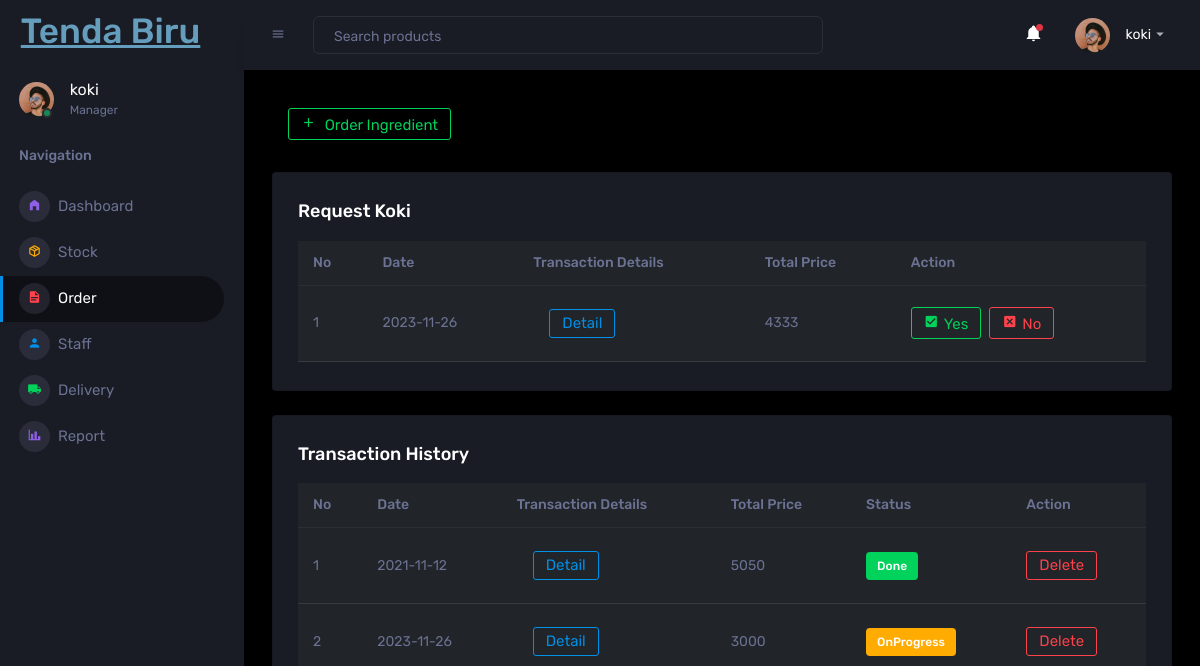
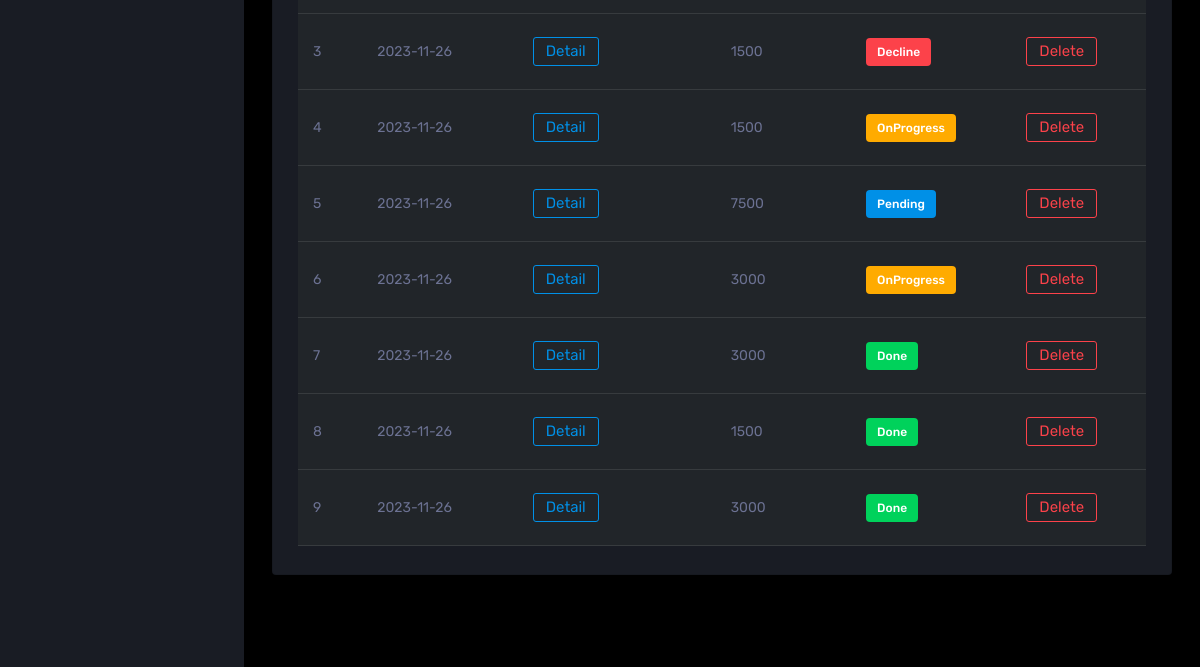
Page /pages/manager/order.php (signed in) on the earlier database version (2 pictures, top to bottom).
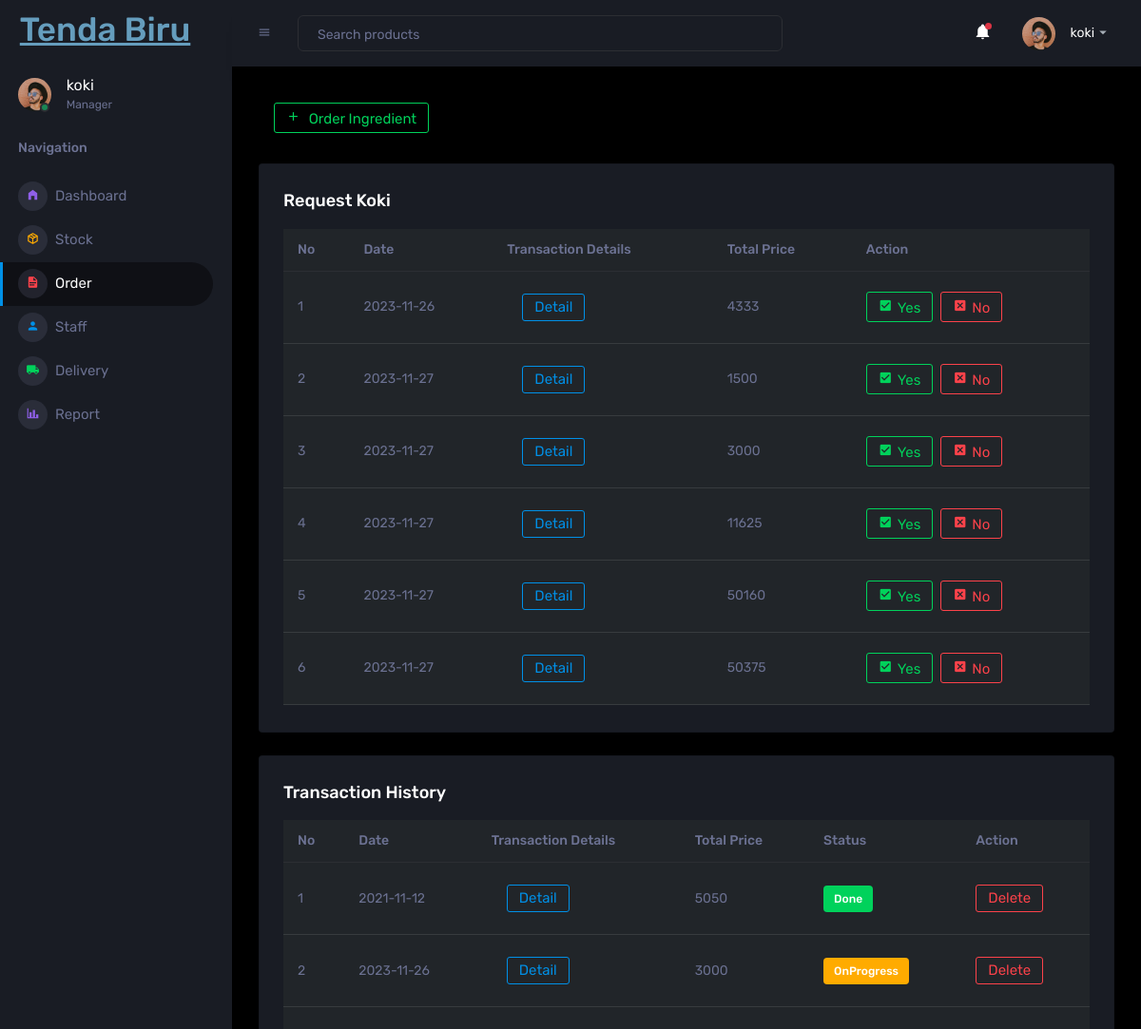
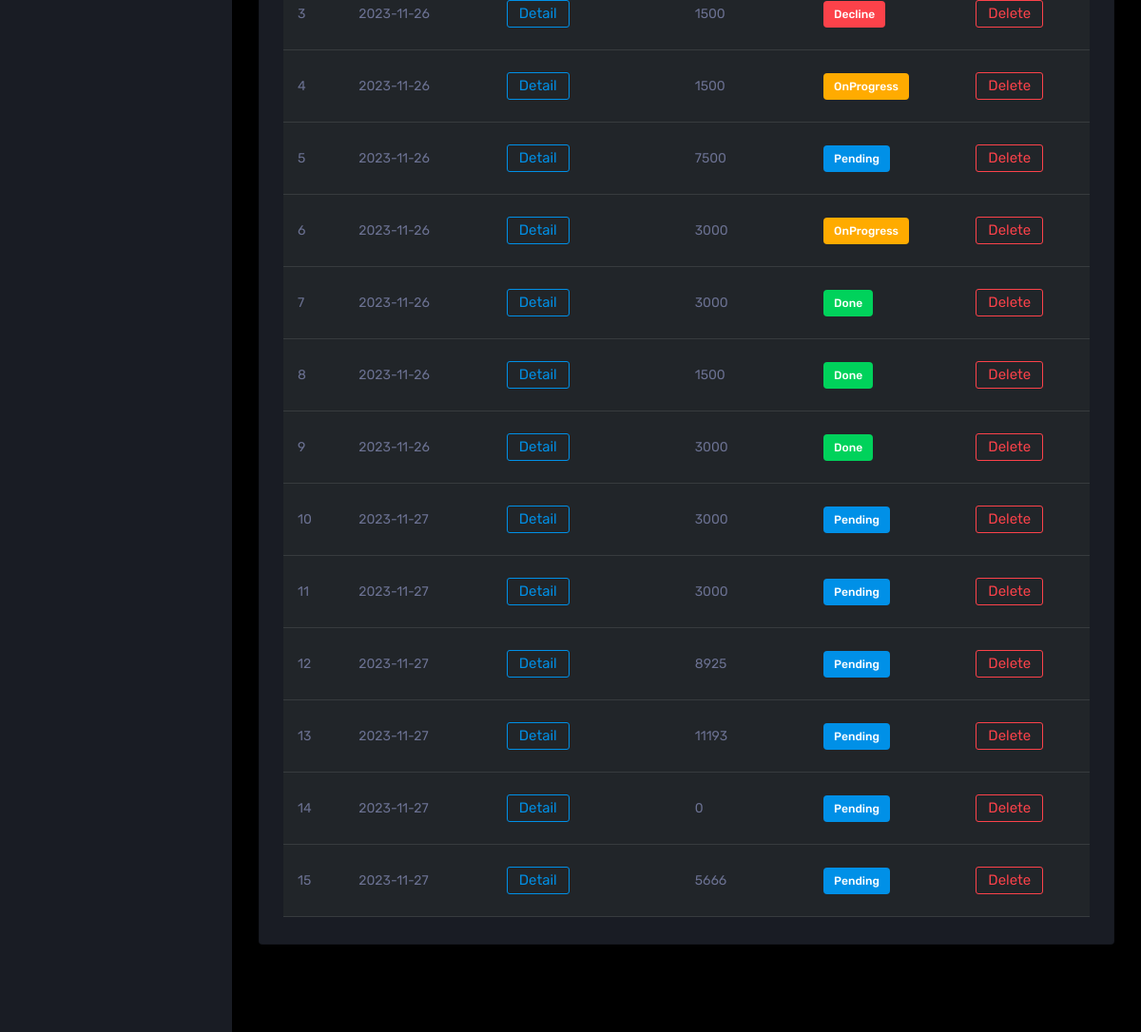
Same page on the later database version (2 pictures, top to bottom).
### tables this page shows
CREATE TABLE IF NOT EXISTS `transaksi` (
  `idTransaksi` int(11) NOT NULL AUTO_INCREMENT,
  `tanggalTransaksi` date DEFAULT NULL,
  `totalHarga` int(11) DEFAULT NULL,
  `status` int(11) DEFAULT NULL,
  `statusReq` int(11) DEFAULT NULL,
  `isKokiReq` int(11) DEFAULT NULL,
  PRIMARY KEY (`idTransaksi`)
);

### pages/manager/functions.php (called while the page is built, shortened)
<?php
	$conn = mysqli_connect("localhost", "root", "", "db_tendabiru");
	function read_data($query){
		$transaksi = [];
		global $conn;
		$result = mysqli_query($conn, $query);
		while ($data = mysqli_fetch_assoc($result)){
			$transaksi[] = $data;
		}
		return $transaksi;
	}
?>

### pages/manager/order.php (the view, shortened to what the changed rows need)
<?php
require 'functions.php';
$reqtransaksi = read_data("SELECT *
              FROM transaksi
              WHERE
              statusReq=0 AND
              status IN (0,1,2,3,4) AND
              isKokiReq=1");
$riwayattransaksi = read_data("SELECT *
                  FROM transaksi
                  WHERE
                  statusReq=1 AND
                  status IN (0,1,2,3,4)");
$status = ["0"=>"Unapprove", "1"=>"Pending", "2"=>"OnProgress", "3"=>"Done", "4"=>"Decline"];
$statusclass = ["0"=>"badge badge-light",
                "1"=>"badge badge-primary",
                "2"=>"badge badge-warning",
                "3"=>"badge badge-success",
                "4"=>"badge badge-danger"];
?>
<!DOCTYPE html>
<html lang="en">
  <head>
    <link rel="stylesheet" href="../../assets/vendors/mdi/css/materialdesignicons.min.css">
    <link rel="stylesheet" href="../../assets/vendors/css/vendor.bundle.base.css">
    <link rel="stylesheet" href="../../assets/css/style.css">
  </head>
  <body>
    <div class="container-scroller">
      <nav class="sidebar sidebar-offcanvas" id="sidebar">
        <div class="sidebar-brand-wrapper d-none d-lg-flex align-items-center justify-content-center fixed-top">
            <a class="sidebar-brand brand-logo" href="../../index.php" style="color: #659DBD;"><h1>Tenda Biru</h1></a>
        </div>
      </nav>
      <div class="container-fluid page-body-wrapper">
        <div class="main-panel">
          <div class="content-wrapper">
            <div class="row">
              <div class="col-lg-12 grid-margin stretch-card">
                <div class="card">
                  <div class="card-body">
                    <div class="table-responsive">
                      <table class="table table-dark">
                        <thead>
                          <tr>
                            <th> No </th>
                            <th> Date </th>
                            <th> Transaction Details </th>
                            <th> Total Price </th>
                            <th> Action </th>
                          </tr>
                        </thead>
                        <tbody>
                          <?php $no = 1 ?>
                          <?php foreach ($reqtransaksi as $trs) : ?>
                          <tr>
                            <td>
                              <?= $no ?>
                            </td>
                            <td>
                              <?= $trs["tanggalTransaksi"] ?>
                            </td>
                            <td>
                              <a class="nav-link" href="orderdetail.php?id=<?= $trs["idTransaksi"]?>">
                                <button type="button" class="btn btn-outline-primary btn-icon-text"> Detail </button>
                              </a>
                              </td>
                            <td><?= $trs["totalHarga"]; ?></td>
                            <td>
                            <div class="d-grid gap-2 d-md-flex justify-content-md-start" >
                            <button type="button" class="btn btn-outline-success btn-icon-text">
                            <i class="mdi mdi-checkbox-marked"></i>Yes</button>
                            <button type="button" class="btn btn-outline-danger btn-icon-text">
                            <i class="mdi mdi-close-box"></i>No</button>
                            </div>
                            </td>
                          </tr>
                          <?php $no++ ?>
                          <?php endforeach; ?>
                        </tbody>
                      </table>
                    </div>
                  </div>
                </div>
              </div>
              <div class="col-lg-12 grid-margin stretch-card">
                <div class="card">
                  <div class="card-body">
                    <div class="table-responsive">
                      <table class="table table-dark">
                        <thead>
                          <tr>
                            <th> No </th>
                            <th> Date </th>
                            <th> Transaction Details </th>
                            <th> Total Price </th>
                            <th> Status </th>
                            <th> Action </th>
                          </tr>
                        </thead>
                        <tbody>
                          <?php $no = 1 ?>
                          <?php foreach ($riwayattransaksi as $trs) : ?>
                          <tr>
                            <td>
                              <?= $no ?>
                            </td>
                            <td>
                              <?= $trs["tanggalTransaksi"] ?>
                            </td>
                            <td>
                              <a class="nav-link" href="orderdetail.php?id=<?= $trs["idTransaksi"]?>">
                                <button type="button" class="btn btn-outline-primary btn-icon-text"> Detail </button>
                              </a>
                            </td>
                            <td>
                              <?= $trs["totalHarga"]; ?>
                            </td>
                            <td>
                                <label class="<?= $statusclass[$trs['status']] ?>"><?= $status[$trs["status"]] ?></label>
                            </td>
                            <td>
                                <button type="button" class="btn btn-outline-danger btn-icon-text"> Delete </button>
                            </td>
                          </tr>
                          <?php $no++ ?>
                          <?php endforeach; ?>
                        </tbody>
                      </table>
                    </div>
                  </div>
                </div>
              </div>
        </div>
      </div>
    </div>
  </body>
</html>

Differences in the rows shown:
added transaksi: tanggalTransaksi "2023-11-27", totalHarga "1500", shown under "Request Koki"
added transaksi: tanggalTransaksi "2023-11-27", totalHarga "3000", shown under "Request Koki"
added transaksi: tanggalTransaksi "2023-11-27", totalHarga "11625", shown under "Request Koki"
added transaksi: tanggalTransaksi "2023-11-27", totalHarga "50160", shown under "Request Koki"
added transaksi: tanggalTransaksi "2023-11-27", totalHarga "50375", shown under "Request Koki"
added transaksi: tanggalTransaksi "2023-11-27", totalHarga "3000", status "Pending", shown under "Transaction History"
added transaksi: tanggalTransaksi "2023-11-27", totalHarga "3000", status "Pending", shown under "Transaction History"
added transaksi: tanggalTransaksi "2023-11-27", totalHarga "8925", status "Pending", shown under "Transaction History"
added transaksi: tanggalTransaksi "2023-11-27", totalHarga "11193", status "Pending", shown under "Transaction History"
added transaksi: tanggalTransaksi "2023-11-27", totalHarga "0", status "Pending", shown under "Transaction History"
added transaksi: tanggalTransaksi "2023-11-27", totalHarga "5666", status "Pending", shown under "Transaction History"
